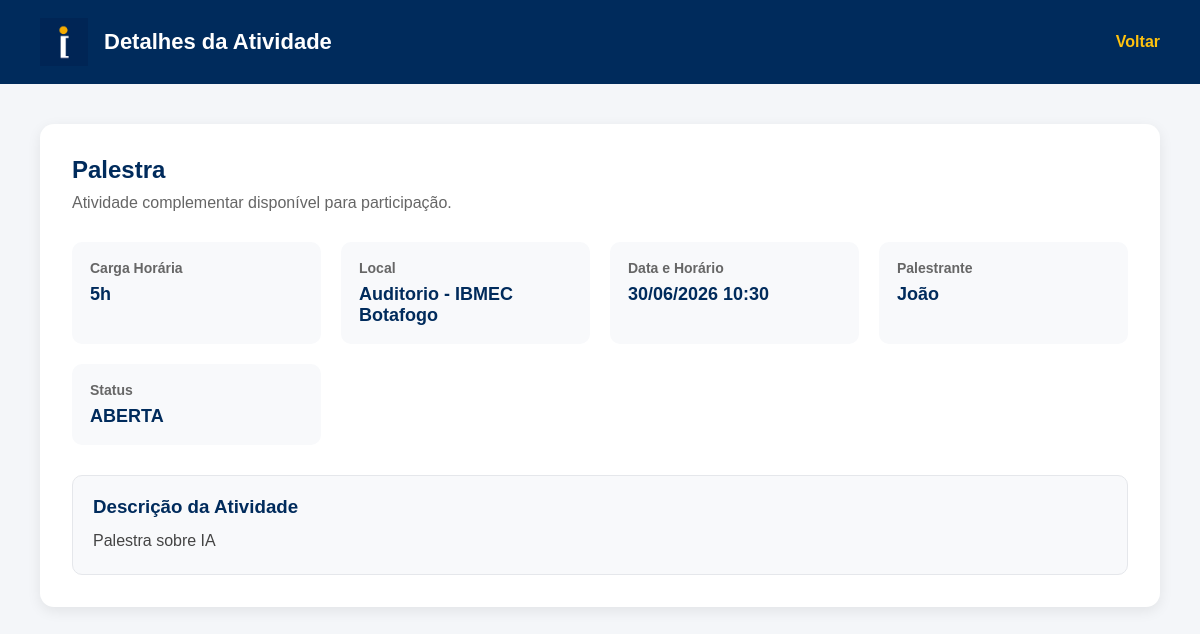
The app's page /atividades/internas/28/ (signed in) with its own data.
### core/models.py (models this page shows, shortened)
class AtividadeComplementar(models.Model):
    class Status(models.TextChoices):
        PENDENTE = 'PENDENTE', 'Pendente'
        ABERTA = 'ABERTA', 'Aberta'
        VALIDADO = 'VALIDADO', 'Validado'
        REJEITADO = 'REJEITADO', 'Rejeitado'
    class Origem(models.TextChoices):
        INTERNA = 'INTERNA', 'Interna'
        EXTERNA = 'EXTERNA', 'Externa'
    descricao = models.TextField()
    carga_horaria_solicitada = models.IntegerField()
    carga_horaria_validada = models.IntegerField(
        null=True,
        blank=True
    )
    status = models.CharField(
        max_length=20,
        choices=Status.choices,
        default=Status.PENDENTE
    )
    tipo_origem = models.CharField(
        max_length=20,
        choices=Origem.choices
    )
    data_hora_evento = models.DateTimeField(
        null=True,
        blank=True
    )
    palestrante = models.CharField(
        max_length=100,
        null=True,
        blank=True
    )
    local = models.CharField(
        max_length=200,
        null=True,
        blank=True
    )
    caminho_comprovante = models.FileField(
        upload_to='comprovantes/',
        null=True,
        blank=True
    )
    aluno = models.ForeignKey(
        Aluno,
        on_delete=models.CASCADE,
        related_name='atividades',
        null=True,
        blank=True
    )
    alunos_participantes = models.ManyToManyField(
        Aluno,
        related_name='atividades_internas',
        blank=True
    )
    coordenador = models.ForeignKey(
        Coordenador,
        on_delete=models.SET_NULL,
        null=True,
        blank=True
    )
    organizacao = models.ForeignKey(
        OrgAcademica,
        on_delete=models.SET_NULL,
        null=True,
        blank=True
    )
    tipo_atividade = models.ForeignKey(
        TipoAtividade,
        on_delete=models.CASCADE
    )

class TipoAtividade(models.Model):
    nome = models.CharField(max_length=100)
    limite_horas_total = models.IntegerField()
    limite_horas_por_evento = models.IntegerField()
    eixo_tematico = models.ForeignKey(
        EixoTematico,
        on_delete=models.CASCADE,
        related_name='tipos_atividade'
    )

### core/views.py (the view)
@login_required
def detalhes_atividade_interna(request, atividade_id):
    atividade = AtividadeComplementar.objects.get(
        id=atividade_id,
        tipo_origem=AtividadeComplementar.Origem.INTERNA
    )
    return render(
        request,
        'detalhes_atividade_interna.html',
        {
            'atividade': atividade
        }
    )

### core/templates/detalhes_atividade_interna.html (shortened to what this page needs)
{% load static %}
<!DOCTYPE html>
<html lang="pt-br">
<head>
    <link rel="stylesheet" href="{% static 'css/dashboard.css' %}?v=3">
</head>
<body>
<header class="header">
    <div class="header-left">
        <img src="{% static 'img/logo_ibmec.png' %}" alt="IBMEC">
        <h1>Detalhes da Atividade</h1>
    </div>
    <a href="{% url 'dashboard_aluno' %}" class="logout">
        Voltar
    </a>
</header>
<main class="container">
    <div class="detalhes-card">
        <h2 class="detalhes-titulo">
            {{ atividade.tipo_atividade.nome }}
        </h2>
        <p class="detalhes-subtitulo">
            Atividade complementar disponível para participação.
        </p>
        <div class="info-grid">
            <div class="info-card">
                <h3>Carga Horária</h3>
                <p>{{ atividade.carga_horaria_solicitada }}h</p>
            </div>
            <div class="info-card">
                <h3>Local</h3>
                <p>{{ atividade.local }}</p>
            </div>
            <div class="info-card">
                <h3>Data e Horário</h3>
                <p>{{ atividade.data_hora_evento|date:"d/m/Y H:i" }}</p>
            </div>
            <div class="info-card">
                <h3>Palestrante</h3>
                <p>
                    {{ atividade.palestrante|default:"Não informado" }}
                </p>
            </div>
            <div class="info-card">
                <h3>Status</h3>
                <p>{{ atividade.status }}</p>
            </div>
        </div>
        <div class="descricao-box">
            <h3>Descrição da Atividade</h3>
            <p>
                {{ atividade.descricao }}
            </p>
        </div>
    </div>
</main>
</body>
</html>

### core/static/css/dashboard.css (style rules this page uses)
* { margin: 0; padding: 0; box-sizing: border-box; }
body { font-family: Arial, Helvetica, sans-serif; background-color: #f4f6f9; color: #002b5c; }
.header { background-color: #002b5c; color: white; padding: 18px 40px; display: flex; justify-content: space-between; align-items: center; }
.header-left { display: flex; align-items: center; gap: 16px; }
.header img { width: 48px; }
.header h1 { font-size: 22px; }
.logout { color: #ffc20e; text-decoration: none; font-weight: bold; }
.container { padding: 40px; }
.detalhes-card { background: white; border-radius: 14px; padding: 32px; box-shadow: 0 4px 14px rgba(0, 0, 0, 0.08); }
.detalhes-titulo { color: #002b5c; margin-bottom: 10px; }
.detalhes-subtitulo { color: #666; margin-bottom: 30px; }
.info-grid { display: grid; grid-template-columns: repeat(auto-fit, minmax(220px, 1fr)); gap: 20px; margin-bottom: 30px; }
.info-card { background: #f8f9fb; border-radius: 10px; padding: 18px; }
.info-card h3 { font-size: 14px; color: #666; margin-bottom: 8px; }
.info-card p { color: #002b5c; font-weight: bold; font-size: 18px; }
.descricao-box { background: #f8f9fb; padding: 20px; border-radius: 10px; border: 1px solid #e5e7eb; }
.descricao-box h3 { color: #002b5c; margin-bottom: 10px; }
.descricao-box p { line-height: 1.6; color: #444; }

### records on screen
AtividadeComplementar: tipo_atividade.nome "Palestra", carga_horaria_solicitada "5", local "Auditorio - IBMEC Botafogo", data_hora_evento "30/06/2026 10:30", palestrante "João", status "ABERTA", descricao "Palestra sobre IA"
